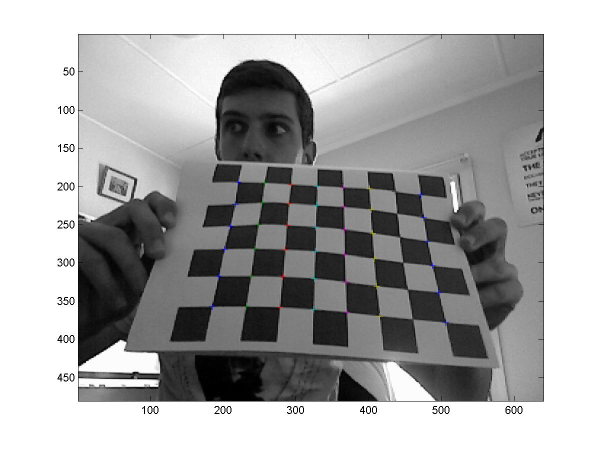
%> input picture Assignment Two - CandA/CalibPhoto.jpg, 1201 x 901 px (shown at 1/2 size)
$ octave --eval "result = ColourCalibrationGold('CalibPhoto.jpg');"   (GNU Octave 9; MATLAB toolbox functions it lacks are replaced by stand-ins)
%> lines starting %> are read from the running program, lines starting %| are printed output that depends on the picture; in (x1, y1, x2, y2) boxes, pixels count from 0 and x2, y2 are one past the last pixel; in counts of white or black regions, pixels touching at a corner belong together; the program's own positions count from 1
### Assignment Two - CandA/CCFind/CCFind.m
function [X,C] = CCFind(I)
% CCFind.m will detect the Macbeth color checker inside an image. It will
% return the coordinates for the center points of the squares.
%
%    [X,C]=CCFind(I)
%        I: input image (grayscale, color, multispectral)
%        X: center points of colorchecker squares
%        C: colors corresponding to the squares
%     X and C are empty if the detection was unsuccessful.
%
% This code is copyrighted by PI Keigo Hirakawa. The softwares are for
% research use only. Use of software for commercial purposes without a
% prior agreement with the authors is strictly prohibited. We do not
% guarantee the code뭩 accuracy. We would appreciate if acknowledgments
% were made for the use of CCFind in your projects and publications.
% Please cite it as:
%
% K. Hirakawa, "Color Checker Finder," accessed from
%    http://campus.udayton.edu/~ISSL/software.
%


%% parameters
K = round(min(size(I,1),size(I,2))/15);

%% initialization
if isstr(I)
   I = imread(I); % read if string
end
I = max(double(I),0);

if size(I,3)==3
    I = rgb2gray(I/max(I(:))); % color => grayscale
elseif size(I,3)>1
    I = mean(I,3); % multispectral => grayscale
end
I = I/max(I(:));


%% find edge
[E,E0] = findedge(I);

%% find shape
W = findshape(E0,K);

%% locate shape
Q = locateshape(E0,W);

%% locate CC
 X = locatecc(Q,I);

%% analyze CC
C = analyzecc(X,I);

%% visualize CC
% uncomment below to see results.
% visualizecc(I.^(1/2.2),X);

### Assignment Two - CandA/CCFind/findedge.m
function [E,E0] = findedge(I)

%% Parameters
Nmin = 30;

%% find edge image
E = edge(I.^(1/2.2),'prewitt',0.01);

%% throw away edges with few connections
E0 = bwareaopen(E, Nmin);

### Assignment Two - CandA/CCFind/findshape.m
function W = findshape(E,K)

[L,N]=bwlabel(E);

%% distance map for non-edge pixels
[D,Di]=bwdist(E);
G=fspecial('gaussian',7);
D=conv2(D,G,'same');
P = double(imregionalmax(D));
Q = conv2(P.*D,G,'same');

H = 0;
for n=1:N

    M = L==n;

    % centroids
    [x,y]= find(M);

    xbar = round(mean(x));
    ybar = round(mean(y));

    if (L(Di(xbar,ybar))==n)&(xbar>K)&(ybar>K)&(xbar<size(E,1)-K)&(ybar<size(E,2)-K)

        % crop neighborhood
        M0 = M(xbar+[-K:K],ybar+[-K:K]);

        if sum(M0(:))>0
            % distance map
            D0 = bwdist(M0).^.5;

            % recentered distnace map
            H = H + D0*(Q(xbar,ybar));
        end
    end

end

H = H-min(H(:));
H = H/max(H(:));
W = exp(-H/.2);

### Assignment Two - CandA/CCFind/locateshape.m
function Q=locateshape(E,W)

%% create mask
H = bwconvhull(W>0.5);
H = H-5*ordfilt2(H,1,ones(ceil(0.125*sqrt(sum(H(:))))*2+1));
H = H(end:-1:1,end:-1:1);

%% find cost
Q = conv2(double(E),H,'same');

### Assignment Two - CandA/CCFind/locatecc.m
function X=locatecc(Q,I)

% ColorChecker will be located on the peaks of Q.

%% find Q peaks
K = Qpeaks(Q);
[x,y]=find(K>0);

%% construct a distance matrix

% (X,Y)=difference vector in cartesian
X = x*ones(1,length(x))-ones(length(x),1)*x';
Y = y*ones(1,length(y))-ones(length(y),1)*y';
Y(X~=0) = Y(X~=0).*sign(X(X~=0)); % standardize vector angles to 0-pi
X = abs(X);

% (D,T)=difference vector in polar
[T,D] = cart2pol(Y,X);

%% resort by distance
[D,ind]=sort(D,1); % sort by neighbors
X = resort(X,ind); % sort in the same order as D
Y = resort(Y,ind); % sort in the same order as D
T = resort(T,ind); % sort in the same order as D


%% choose "top 24 reliable" estimates ( C(1:24) below )

if length(x)<18
    X=[];
    disp(['CCFind ERROR: Could not find recurring shapes.\n']);
    return;
end
[~,C]=sort(sum(D(2:6,:),1));% closest 3 neighbors

x = x(C(1:min(24,length(x))));
y = y(C(1:min(24,length(x))));
X = X(:,C(1:min(24,length(x))));
Y = Y(:,C(1:min(24,length(x))));
T = T(:,C(1:min(24,length(x))));
D = D(:,C(1:min(24,length(x))));


%% find a "top 1 reliable" estimate
% land inside CC
xbar = median(x);
ybar = median(y);
% find an actual peak closest to the median
d = (x-xbar).^2+(y-ybar).^2;
[~,ind]=min(d);
Xbar = x(ind); Ybar = y(ind);


%% find the distance between neighboring squares
tol=10/180*pi;

% find most popular angle/directions
t = popular(T(2:6,:));

% select two most popular angles
dt1 = abs(T(2:4,:)-t(1)); % deviations
dt2 = abs(T(2:4,:)-t(2));
it1 = find(dt1(:)<tol); % index
it2 = find(dt2(:)<tol);
d = D(2:4,:);
d1 = median(d(it1)); % representative magnitude
d2 = median(d(it2));

[dy1,dx1] = pol2cart(t(1),d1);
[dy2,dx2] = pol2cart(t(2),d2);


%% template for ColorChecker
% two possibilities, since we don't know if V1/V2 corresponds to
% horizontal/vertical

% template candidate 1
DX1 = dx1*([0:3]'*[1 1 1 1 1 1])+dx2*([1;1;1;1]*[0:5]);
DY1 = dy1*([0:3]'*[1 1 1 1 1 1])+dy2*([1;1;1;1]*[0:5]);

% template candidate 2
DX2 = dx2*([0:3]'*[1 1 1 1 1 1])+dx1*([1;1;1;1]*[0:5]);
DY2 = dy2*([0:3]'*[1 1 1 1 1 1])+dy1*([1;1;1;1]*[0:5]);

%% test 48 possible scenarios

S1 = zeros(24,1);
for m=1:24
    for n=1:24
        x = round(Xbar + DX1(n)-DX1(m));
        y = round(Ybar + DY1(n)-DY1(m));

        if (x>0)&(y>0)&(x<size(Q,1))&(y<size(Q,2))
            S1(m)=S1(m)+Q(x,y);
        else
            S1(m)=-inf;
        end
    end
end

S2 = zeros(24,1);
for m=1:24
    for n=1:24
        x = round(Xbar + DX2(n)-DX2(m));
        y = round(Ybar + DY2(n)-DY2(m));

        if (x>0)&(y>0)&(x<size(Q,1))&(y<size(Q,2))
            S2(m)=S2(m)+Q(x,y);
        else
            S2(m)=-inf;
        end
    end
end

%% find maximum Q arrangement
[s1,m1] = max(S1);
[s2,m2] = max(S2);

if max(s1,s2)<0
  X=[];
  disp(['CCFind ERROR: Could not find a match.\n']);
  return;
end

if s1>s2
    X=Xbar + DX1-DX1(m1);
    Y=Ybar + DY1-DY1(m1);
else
    X=Xbar + DX2-DX2(m2);
    Y=Ybar + DY2-DY2(m2);
end

%% find the orientation of CC

I1 = max(I(round(X(1)),round(Y(1)),:));
I6 = max(I(round(X(6)),round(Y(6)),:));
I19 = max(I(round(X(19)),round(Y(19)),:));
I24 = max(I(round(X(24)),round(Y(24)),:));

[~,S]=min([I1,I6,I19,I24]);

switch S
    case 1
        X = X(end:-1:1,end:-1:1);
        Y = Y(end:-1:1,end:-1:1);
    case 2
        X = X(end:-1:1,:);
        Y = Y(end:-1:1,:);
    case 3
        X = X(:,end:-1:1);
        Y = Y(:,end:-1:1);
end

X=X'; Y=Y';
%X=[X(:),Y(:)];
%X=round(X);

%% recenter X to the middle of the squares
G = fspecial('gaussian',11,3);
P = imregionalmax(conv2(max(Q,0),G,'same')); % find peaks
[x,y]=find(P);
I =  knnsearch([x,y],[X(:),Y(:)]);

d = min(dx1.^2+dy1.^2,dx2.^2+dy2.^2)/2;
D = (x(I(:))-X(:)).^2+(y(I(:))-Y(:)).^2;

X = [x(I(:)).*(D<d) + X(:).*(D>=d),y(I(:)).*(D<d) + Y(:).*(D>=d)];

X=round(X);
return;


%%%%%%%%%%%%%%%%%%%%%%%%
function K=Qpeaks(Q)

%% initialize
K=zeros(size(Q));
tol = 3^2;

%% find peaks of Q
G = fspecial('gaussian',11,3);
P = imregionalmax(conv2(max(Q,0),G,'same')); % find peaks
[x,y]=find(P);

%% various "checks" to eliminate unwanted ones
[L,N]=bwlabel(Q>0); % Q>0 is a candidate for the shape we want

for n = 1:length(x);

    %% find Q>0 regions connected to peak
    [X,Y] = find(L==L(x(n),y(n)));

    %% compute statistics of Q>0 region
    % centroids
    xbar = mean(X);
    ybar = mean(Y);

    % recenter
    X = X-xbar;
    Y = Y-ybar;
    % directional variances
    Vx = mean(X.^2); % vertical
    Vy = mean(Y.^2); % horizontal
    XY = sqrt(.5)*[1 -1;1 1]*[X';Y'];
    Vx0 = mean(XY(1,:).^2); % diagonal
    Vy0 = mean(XY(2,:).^2); % diagonal

    %% check #1: Q peaks == centroid of Q>0
    C1 = ((x(n)-xbar).^2 + (y(n)-ybar).^2)< tol;

    %% check #2: if Q>0 symmetric, variances are similar
    C2 = max([Vx,Vy,Vx0,Vy0])<min([Vx,Vy,Vx0,Vy0])*8;

    % my score
    K(x(n),y(n))=C1*C2;

end


function X = resort(X,ind)

for n=1:size(X,2)
    X(:,n)=X(ind(:,n),n);
end

function x = popular(X)

% histogram
[H,R] = hist(X(:),100);

% Gaussian filter
G = exp(-(-10:10).^2/(2*9));
h = conv2(H(:),G(:),'full');
% circular convolution
H = h(11:end-10);
H(1:10)=H(1:10)+h(end-9:end);
H(end-9:end)=h(1:10)+H(end-9:end);


% find peaks
P =[(H(1)>H(2))&(H(1)>H(end));(H(2:end-1)>H(1:end-2))&(H(2:end-1)>H(3:end));(H(end)>H(end-1))&(H(end)>H(1))];

% sort peak hights
H(P==0)=-inf;
[~,I]=sort(H);
I = I(end:-1:1);

x = R(I(P(I)==1));

### Assignment Two - CandA/CCFind/analyzecc.m
function C = analyzecc(X,I)

if isempty(X)
    C = [];
else

    % distance between squares
    DX = mean([mean(X(2:6,:)-X(1:5,:),1);mean(X(8:12,:)-X(7:11,:),1);mean(X(14:18,:)-X(13:17,:),1);mean(X(20:24,:)-X(19:23,:),1)]);
    DY = mean([mean(X(7:6:24,:)-X(1:6:18,:),1);mean(X(8:6:24,:)-X(2:6:18,:),1);mean(X(9:6:24,:)-X(3:6:18,:),1);mean(X(10:6:24,:)-X(4:6:18,:),1);mean(X(11:6:24,:)-X(5:6:18,:),1);mean(X(12:6:24,:)-X(6:6:18,:),1)]);

    % square
    DX = round(DX/4);
    DY = round(DY/4);

    % grab colors
    C = zeros(size(I,3),24);
    for n=1:24
        M = zeros(size(I,1),size(I,2));
        M(X(n,1)+DX(1)+DY(1),X(n,2)+DX(2)+DY(2)) = 1;
        M(X(n,1)+DX(1)-DY(1),X(n,2)+DX(2)-DY(2)) = 1;
        M(X(n,1)-DX(1)+DY(1),X(n,2)-DX(2)+DY(2)) = 1;
        M(X(n,1)-DX(1)-DY(1),X(n,2)-DX(2)-DY(2)) = 1;
        H = bwconvhull(M);

        for c=1:size(I,3)
            C(c,n) = sum(sum(I(:,:,c).*H))/sum(H(:));
        end
    end
end

### Assignment Two - CandA/ColourCalibrationGold.m
function [ RGB, HSV, lab ] = ColourCalibrationGold( picture )
%> called with picture = 'CalibPhoto.jpg'
im = imread(picture);
%> im is the input picture: size 901x1201x3 uint8; mean R, G, B 168.8, 168.8, 168.8

[X, C] = CCFind(im);
%> in findshape, `[L,N]=bwlabel(E);`:
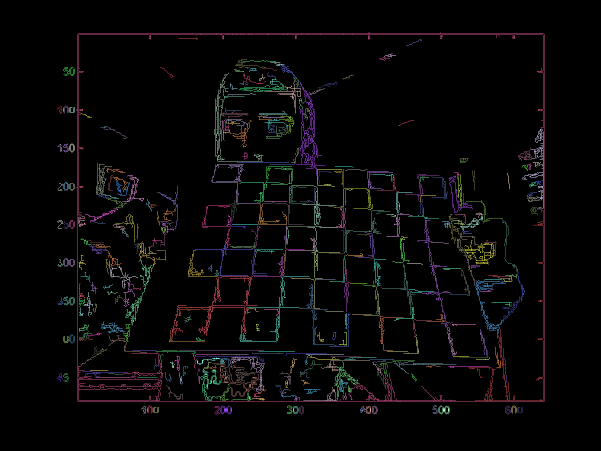
%> L: size 901x1201 double (shown at 1/2 size); 388 distinct labels, from 0 to 387; one colour per label, 0 black
%> in findshape, `[L,N]=bwlabel(E);`: N = 387
%> the loop in findshape, `for n=1:N` made 387 passes
%> (xbar, ybar) on passes 1 to 3: (220, 121), (296, 121), (376, 121)
%> pass 1, in findshape, `D0 = bwdist(M0).^.5;`:
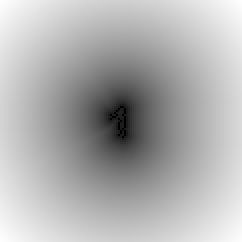
%> D0: size 121x121 single (shown 2 times larger); min 0, max 8.91, mean 6.19; drawn with min black and max white
%> after the loop in findshape, `for n=1:N`:
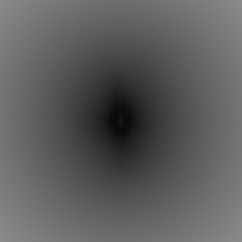
%> H: size 121x121 single (shown 2 times larger); min 8.26, max 139, mean 94.2
%> after the loop in findshape, `for n=1:N`:
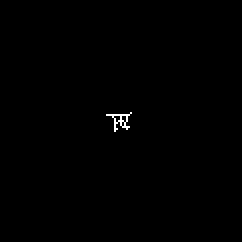
%> M0: size 121x121 logical (shown 2 times larger); 0.27% white in thin lines or dots, all inside (x1, y1, x2, y2) = (53, 56, 66, 66)
%> in Qpeaks, `[x,y]=find(P);`: x = 2005 values from 61 to 835; y = 2005 values from 113 to 1094
%> in Qpeaks, `[L,N]=bwlabel(Q>0);`:
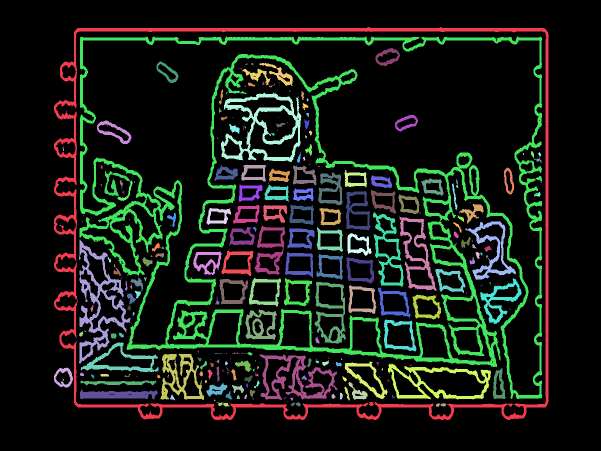
%> L: size 901x1201 double (shown at 1/2 size); 312 distinct labels, from 0 to 311; one colour per label, 0 black
%> in Qpeaks, `[L,N]=bwlabel(Q>0);`: N = 311
%> the loop in Qpeaks, `for n = 1:length(x);` made 2005 passes
%> (xbar, ybar, Vx, Vy, Vx0, Vy0) on passes 1 to 3: (452.7, 566.3, 96601.9, 141349.3, 114253.7, 123697.5), (452.7, 566.3, 96601.9, 141349.3, 114253.7, 123697.5), (452.7, 566.3, 96601.9, 141349.3, 114253.7, 123697.5)
%> in locatecc, `[x,y]=find(K>0);`: x = 95 values from 129 to 801; y = 95 values from 163 to 1080
%> after the loop in resort (call 3), `for n=1:size(X,2)`:
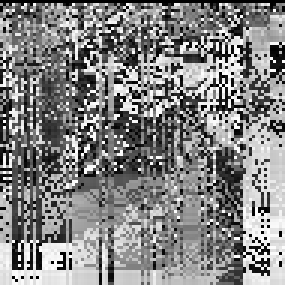
%> X: size 95x95 double (shown 3 times larger); min 0, max 3.14, mean 1.61; mean of the top-left, top-right, bottom-left and bottom-right quarters 1.43, 1.58, 1.68, 1.75; drawn with min black and max white
%> in locatecc, `[~,C]=sort(sum(D(2:6,:),1));`: C = 95 values, max 95 at index 73, min 1 at index 82, mean 48
%> in locatecc, `x = x(C(1:min(24,length(x))));`: x = 24 values, max 795 at index 13, min 229 at index 19, mean 648.6
%> in locatecc, `y = y(C(1:min(24,length(x))));`: y = 24 values, max 618 at index 17, min 263 at index 21, mean 463.8
%> in locatecc, `D = D(:,C(1:min(24,length(x))));`:
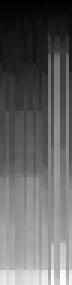
%> D: size 95x24 double (shown 3 times larger); min 0, max 858.9, mean 337.8; drawn with min black and max white
%> in locatecc, `xbar = median(x);`: xbar = 738.5
%> in locatecc, `ybar = median(y);`: ybar = 467
%> in locatecc, `d = (x-xbar).^2+(y-ybar).^2;`: d = 24 values, max 281791.2 at index 19, min 142.2 at index 12, mean 51083.2
%> in locatecc, `[~,ind]=min(d);`: ind = 12
%> in locatecc, `Xbar = x(ind)`: Xbar = 745
%> in locatecc, `Ybar = y(ind)`: Ybar = 457
%> in popular, `[H,R] = hist(X(:),100);`: H = 100 values, max 5 at index 54, min 0 at index 2, mean 1.2; R = 100 values from 0.0739 to 3.07
%> in popular, `h = conv2(H(:),G(:),'full');`: h = 120 values, max 17.46 at index 64, min 0.00773 at index 1, mean 7.52
%> in popular, `H = h(11:end-10);`: H = 100 values, max 17.46 at index 54, min 2.38 at index 19, mean 8.75
%> in popular, `P =[(H(1)>H(2))&(H(1)>H(end));(H(2:end-1)>H(1:end-2))&(H(2:end-1)>H(3:..`: P = 100 logical values, 7 true
%> in popular, `[~,I]=sort(H);`: I = 100 values, max 100 at index 95, min 1 at index 1, mean 50.5
%> in popular, `I = I(end:-1:1);`: I = 100 values, max 100 at index 6, min 1 at index 100, mean 50.5
%> in popular, `x = R(I(P(I)==1));`: x = [1.68 2.62 1.44 1.07 2.13 3.07 0.407]
%> in locatecc, `dt1 = abs(T(2:4,:)-t(1));`: dt1 = 24 columns, first 8: [1.39 0.0671 0.108 0.969 0.969 0.956 0.648 0.108; 0.273 1.41 0.648 1.43 0.0671 0.648 0.0898 1.06; 0.592 0.379 0.0279 0.592 1.2 0.518 1.06 0.518]
%> in locatecc, `dt2 = abs(T(2:4,:)-t(2));`: dt2 = 24 columns, first 8: [2.33 0.871 1.05 0.0308 0.0308 0.0176 1.59 1.05; 0.666 0.469 1.59 2.37 0.871 1.59 0.849 0.126; 1.53 0.559 0.911 1.53 2.14 0.421 0.126 0.421]
%> in locatecc, `it1 = find(dt1(:)<tol);`: it1 = [4; 7; 9; 14; 20; 22; 30; 41; 56; 57; 59; 60; 68]
%> in locatecc, `it2 = find(dt2(:)<tol);`: it2 = [10; 13; 16; 21; 23; 28; 31; 40; 61; 63; 64; 65]
%> in locatecc, `d = D(2:4,:);`: d = 24 columns, first 8: [10.44 17.26 13 14.76 14.76 10.3 11.66 13; 16.16 18.03 17.49 16.49 17.26 11.66 15.3 20.62; 21.47 19.24 22.2 21.47 25.94 22.2 20.62 22.2]
%> in locatecc, `d1 = median(d(it1));`: d1 = 20.1
%> in locatecc, `d2 = median(d(it2));`: d2 = 14.33
%> in locatecc, `[dy1,dx1] = pol2cart(t(1),d1);`: dy1 = -2.16; dx1 = 19.98
%> in locatecc, `[dy2,dx2] = pol2cart(t(2),d2);`: dy2 = -12.4; dx2 = 7.18
%> in locatecc, `DX1 = dx1*([0:3]'*[1 1 1 1 1 1])+dx2*([1;1;1;1]*[0:5]);`: DX1 = [0 7.18 14.36 21.54 28.71 35.89; 19.98 27.16 34.34 41.52 48.7 55.88; 39.97 47.15 54.32 61.5 68.68 75.86; 59.95 67.13 74.31 81.49 88.66 95.84]
%> in locatecc, `DY1 = dy1*([0:3]'*[1 1 1 1 1 1])+dy2*([1;1;1;1]*[0:5]);`: DY1 = [0 -12.4 -24.8 -37.2 -49.6 -62; -2.16 -14.56 -26.96 -39.36 -51.76 -64.16; -4.32 -16.72 -29.12 -41.52 -53.92 -66.32; -6.47 -18.88 -31.28 -43.68 -56.08 -68.48]
%> in locatecc, `DX2 = dx2*([0:3]'*[1 1 1 1 1 1])+dx1*([1;1;1;1]*[0:5]);`: DX2 = [0 19.98 39.97 59.95 79.93 99.92; 7.18 27.16 47.15 67.13 87.11 107.1; 14.36 34.34 54.32 74.31 94.29 114.3; 21.54 41.52 61.5 81.49 101.5 121.5]
%> in locatecc, `DY2 = dy2*([0:3]'*[1 1 1 1 1 1])+dy1*([1;1;1;1]*[0:5]);`: DY2 = [0 -2.16 -4.32 -6.47 -8.63 -10.79; -12.4 -14.56 -16.72 -18.88 -21.03 -23.19; -24.8 -26.96 -29.12 -31.28 -33.43 -35.59; -37.2 -39.36 -41.52 -43.68 -45.84 -47.99]
%> after the loop in locatecc, `for m=1:24`: S1 = 24 values, max -314 at index 1, min -577 at index 8, mean -453.6
%> after the loop in locatecc, `for m=1:24`: S2 = 24 values, max -257 at index 24, min -591 at index 6, mean -415
%> in locatecc, `[s1,m1] = max(S1);`: s1 = -314; m1 = 1
%> in locatecc, `[s2,m2] = max(S2);`: s2 = -257; m2 = 24
%> in CCFind, `X = locatecc(Q,I);`: X = []
%> X = []; C = []

%> (the run ends here)
